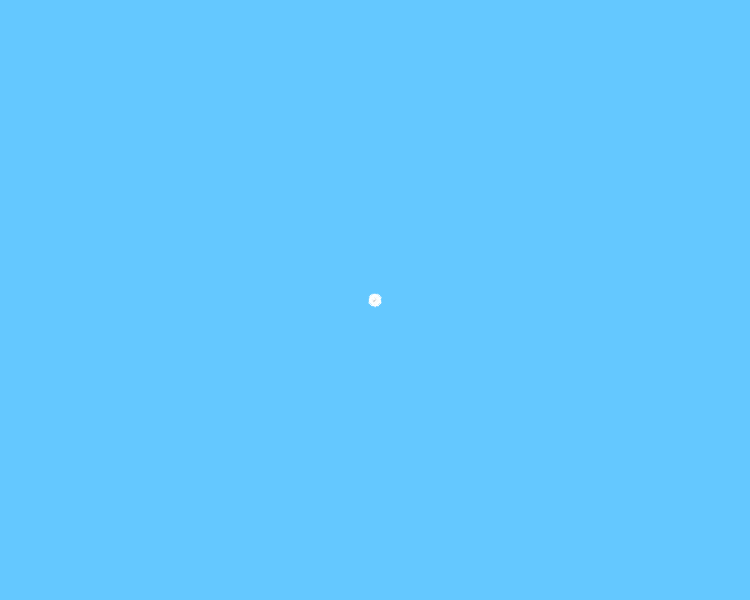
Frame 1 (no input)
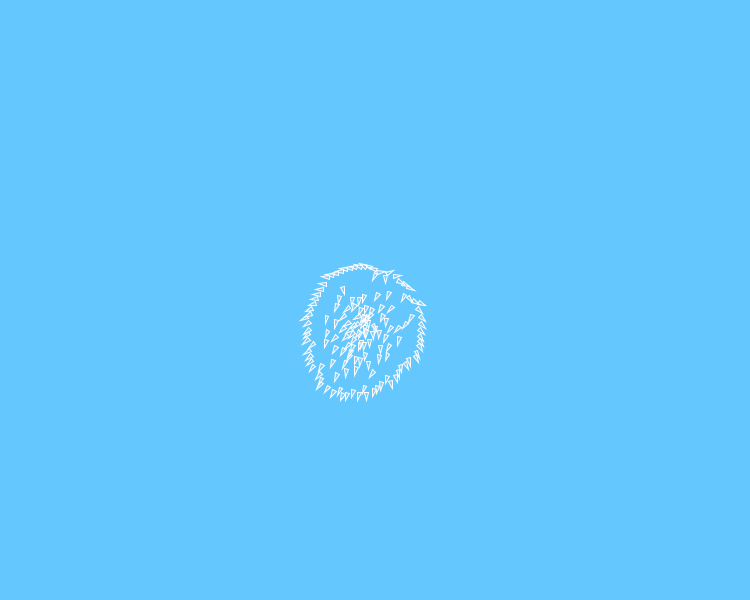
Frame 60 (the mouse pressed at the canvas centre just before this capture)
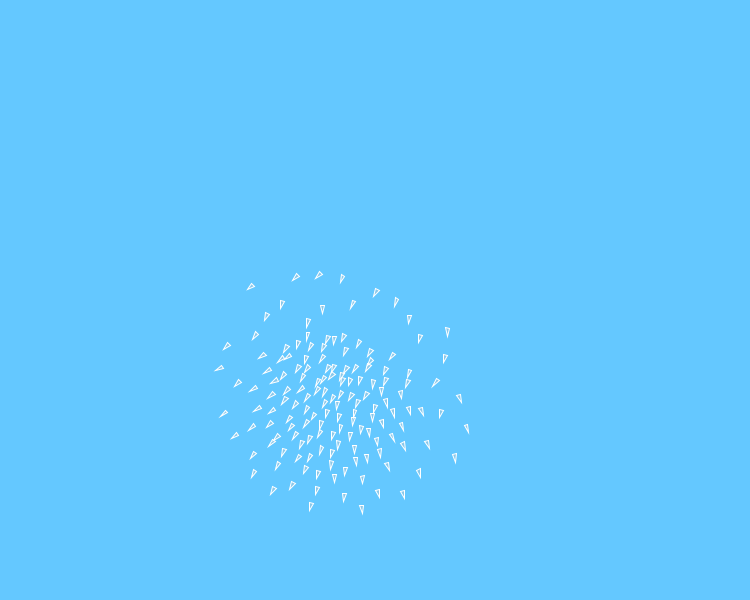
Frame 120 (the mouse held since frame 60 and released just before this capture)

The Processing sketch that drew these frames (run headless with seeded random() and noise(); from frame 60 on, the mouse is pressed at the canvas centre):

// Processing sketch: processing_130960
// ── processing_130960.pde

Flock flock;

void setup() {
  size(750, 600);
  flock = new Flock();
  for (int i = 0; i < 150; i++) {
    flock.addBoid(new Boid(width/2,height/2));
  }
}

void draw() {
  background(100, 200, 300);
  flock.run();
}

void mousePressed() {
  flock.addBoid(new Boid(mouseX,mouseY));
}


class Boid {

  PVector location;
  PVector velocity;
  PVector acceleration;
  float r;
  float maxforce;
  float maxspeed;

    Boid(float x, float y) {
    acceleration = new PVector(0, 0);

    float angle = random(TWO_PI);
    velocity = new PVector(cos(angle), sin(angle));

    location = new PVector(x, y);
    r = 2.0;
    maxspeed = 2;
    maxforce = 0.03;
  }

  void run(ArrayList<Boid> boids) {
    flock(boids);
    update();
    borders();
    render();
  }

  void applyForce(PVector force) {
    acceleration.add(force);
  }

  void flock(ArrayList<Boid> boids) {
    PVector sep = separate(boids);
    PVector ali = align(boids);
    PVector coh = cohesion(boids);
    sep.mult(1.5);
    ali.mult(1.0);
    coh.mult(1.0);
    applyForce(sep);
    applyForce(ali);
    applyForce(coh);
  }

  void update() {
    velocity.add(acceleration);
    velocity.limit(maxspeed);
    location.add(velocity);
    acceleration.mult(0);
  }

  PVector seek(PVector target) {
    PVector desired = PVector.sub(target, location);
    desired.normalize();
    desired.mult(maxspeed);
    PVector steer = PVector.sub(desired, velocity);
    steer.limit(maxforce);
    return steer;
  }

  void render() {
    float theta = velocity.heading2D() + radians(90);

    fill(200, 100);
    stroke(255);
    pushMatrix();
    translate(location.x, location.y);
    rotate(theta);
    beginShape(TRIANGLES);
    vertex(0, -r*2);
    vertex(-r, r*2);
    vertex(r, r*2);
    endShape();
    popMatrix();
  }

  void borders() {
    if (location.x < -r) location.x = width+r;
    if (location.y < -r) location.y = height+r;
    if (location.x > width+r) location.x = -r;
    if (location.y > height+r) location.y = -r;
  }

  PVector separate (ArrayList<Boid> boids) {
    float desiredseparation = 25.0f;
    PVector steer = new PVector(0, 0, 0);
    int count = 0;

    for (Boid other : boids) {
      float d = PVector.dist(location, other.location);
      if ((d > 0) && (d < desiredseparation)) {
        PVector diff = PVector.sub(location, other.location);
        diff.normalize();
        diff.div(d);
        steer.add(diff);
        count++;
      }
    }
    if (count > 0) {
      steer.div((float)count);
    }

    if (steer.mag() > 0) {
      steer.normalize();
      steer.mult(maxspeed);
      steer.sub(velocity);
      steer.limit(maxforce);
    }
    return steer;
  }

  PVector align (ArrayList<Boid> boids) {
    float neighbordist = 50;
    PVector sum = new PVector(0, 0);
    int count = 0;
    for (Boid other : boids) {
      float d = PVector.dist(location, other.location);
      if ((d > 0) && (d < neighbordist)) {
        sum.add(other.velocity);
        count++;
      }
    }
    if (count > 0) {
      sum.div((float)count);

      sum.normalize();
      sum.mult(maxspeed);
      PVector steer = PVector.sub(sum, velocity);
      steer.limit(maxforce);
      return steer;
    } 
    else {
      return new PVector(0, 0);
    }
  }


  PVector cohesion (ArrayList<Boid> boids) {
    float neighbordist = 50;
    PVector sum = new PVector(0, 0);
    int count = 0;
    for (Boid other : boids) {
      float d = PVector.dist(location, other.location);
      if ((d > 0) && (d < neighbordist)) {
        sum.add(other.location);
        count++;
      }
    }
    if (count > 0) {
      sum.div(count);
      return seek(sum);
    } 
    else {
      return new PVector(0, 0);
    }
  }
}

class Flock {
  ArrayList<Boid> boids;

  Flock() {
    boids = new ArrayList<Boid>();
  }

  void run() {
    for (Boid b : boids) {
      b.run(boids);
    }
  }

  void addBoid(Boid b) {
    boids.add(b);
  }

}
